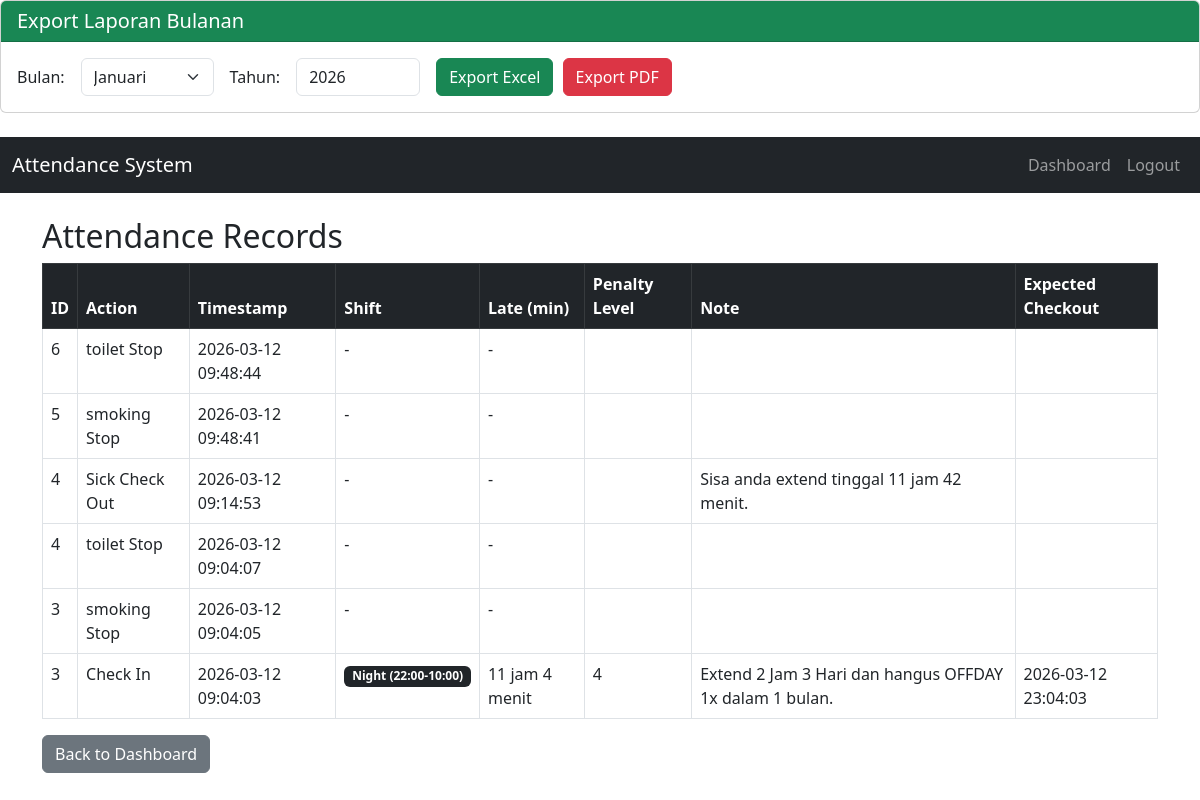
/records (signed in), run on the app's committed database.
### tables this page shows
CREATE TABLE breaks (
                    id INTEGER PRIMARY KEY AUTOINCREMENT,
                    user_id INTEGER NOT NULL,
                    break_type TEXT NOT NULL,
                    start_time DATETIME NOT NULL,
                    end_time DATETIME,
                    duration INTEGER,
                    phone_used BOOLEAN DEFAULT 0,
                    note TEXT,
                    FOREIGN KEY(user_id) REFERENCES users(id)
                );

CREATE TABLE attendance (
                    id INTEGER PRIMARY KEY AUTOINCREMENT,
                    user_id INTEGER NOT NULL,
                    action TEXT NOT NULL,
                    timestamp DATETIME NOT NULL,
                    note TEXT,
                    shift TEXT,
                    late_minutes INTEGER,
                    penalty_level INTEGER,
                    expected_checkout DATETIME,
                    FOREIGN KEY(user_id) REFERENCES users(id)
                );

### app.py (the view)
@app.route('/records')
@login_required
def records():
    try:
        user_id = session['user_id']
        role = session['role']
        if role == 'admin':
            attendance = query_db('''
                SELECT
                    a.id,
                    u.username,
                    a.action,
                    a.timestamp,
                    a.note,
                    a.shift,
                    a.late_minutes,
                    a.penalty_level,
                    a.expected_checkout,
                    'attendance' as record_type
                FROM attendance a
                JOIN users u ON a.user_id = u.id
                ORDER BY a.timestamp DESC
                LIMIT 1000
            ''')
            breaks = query_db('''
                SELECT
                    b.id,
                    u.username,
                    b.break_type || ' ' || CASE WHEN b.end_time IS NULL THEN 'Start' ELSE 'Stop' END as action,
                    b.start_time as timestamp,
                    b.note,
                    NULL as shift,
                    b.duration as late_minutes,
                    NULL as penalty_level,
                    NULL as expected_checkout,
                    'break' as record_type
                FROM breaks b
                JOIN users u ON b.user_id = u.id
                ORDER BY b.start_time DESC
                LIMIT 1000
            ''')
            from itertools import chain
            records = list(chain(attendance, breaks))
            records.sort(key=lambda x: x['timestamp'], reverse=True)
            records = records[:500]
        else:
            attendance = query_db('''
                SELECT
                    a.id,
                    u.username,
                    a.action,
                    a.timestamp,
                    a.note,
                    a.shift,
                    a.late_minutes,
                    a.penalty_level,
                    a.expected_checkout,
                    'attendance' as record_type
                FROM attendance a
                JOIN users u ON a.user_id = u.id
                WHERE a.user_id = ?
                ORDER BY a.timestamp DESC
                LIMIT 500
            ''', [user_id])
            breaks = query_db('''
                SELECT
                    b.id,
                    u.username,
                    b.break_type || ' ' || CASE WHEN b.end_time IS NULL THEN 'Start' ELSE 'Stop' END as action,
                    b.start_time as timestamp,
                    b.note,
                    NULL as shift,
                    b.duration as late_minutes,
                    NULL as penalty_level,
                    NULL as expected_checkout,
                    'break' as record_type
                FROM breaks b
                JOIN users u ON b.user_id = u.id
                WHERE b.user_id = ?
                ORDER BY b.start_time DESC
                LIMIT 500
            ''', [user_id])
            from itertools import chain
            records = list(chain(attendance, breaks))
            records.sort(key=lambda x: x['timestamp'], reverse=True)
        now = datetime.now()
        return render_template('records.html', records=records, now=now)
    except Exception as e:
        app.logger.error(f"Error in records route: {str(e)}")
        flash('Error loading records', 'danger')
        return redirect(url_for('dashboard'))

### app.py (called while the page is built)
def get_db():
    if DATABASE_URL and DATABASE_URL.startswith('postgres'):
        if not hasattr(g, '_database'):
            g._database = psycopg2.connect(DATABASE_URL, cursor_factory=RealDictCursor)
        return g._database
    else:
        db = getattr(g, '_database', None)
        if db is None:
            db = g._database = sqlite3.connect('attendance.db')
            db.row_factory = sqlite3.Row
        return db

@app.teardown_appcontext
def close_connection(exception):
    db = getattr(g, '_database', None)
    if db is not None:
        db.close()

def query_db(query, args=(), one=False):
    try:
        conn = get_db()
        if DATABASE_URL and DATABASE_URL.startswith('postgres'):
            cur = conn.cursor()
            cur.execute(query.replace('?', '%s'), args)
            rv = cur.fetchall()
            cur.close()
            return (rv[0] if rv else None) if one else rv
        else:
            cur = conn.execute(query, args)
            rv = cur.fetchall()
            cur.close()
            return (rv[0] if rv else None) if one else rv
    except Exception as e:
        app.logger.error(f"Database query error: {str(e)}")
        raise

def login_required(f):
    @wraps(f)
    def decorated_function(*args, **kwargs):
        if 'user_id' not in session:
            flash('Please log in first.', 'warning')
            return redirect(url_for('login'))
        return f(*args, **kwargs)
    return decorated_function

### templates/records.html (shortened to what this page needs)
<!DOCTYPE html>
<html lang="en">
<head>
    <div class="card mb-4">
        <div class="card-header bg-success text-white">
            <h5 class="mb-0">Export Laporan Bulanan</h5>
        </div>
        <div class="card-body">
            <form class="row g-3" method="get" action="#">
                <div class="col-auto">
                    <label for="bulan" class="col-form-label">Bulan:</label>
                </div>
                <div class="col-auto">
                    <select name="bulan" id="bulan" class="form-select">
                        <option value="1">Januari</option>
                    </select>
                </div>
                <div class="col-auto">
                    <label for="tahun" class="col-form-label">Tahun:</label>
                </div>
                <div class="col-auto">
                    <input type="number" name="tahun" id="tahun" class="form-control" value="{{ now.year }}" min="2020" max="{{ now.year + 1 }}">
                </div>
                <div class="col-auto">
                    <a href="#" id="export-excel" class="btn btn-success">Export Excel</a>
                    <a href="#" id="export-pdf" class="btn btn-danger">Export PDF</a>
                </div>
            </form>
        </div>
    </div>
    <link href="https://cdn.jsdelivr.net/npm/bootstrap@5.3.0/dist/css/bootstrap.min.css" rel="stylesheet">
    <link rel="stylesheet" href="{{ url_for('static', filename='style.css') }}">
</head>
<body>
    <nav class="navbar navbar-expand-lg navbar-dark bg-dark">
        <div class="container-fluid">
            <a class="navbar-brand" href="#">Attendance System</a>
            <div class="collapse navbar-collapse">
                <ul class="navbar-nav ms-auto">
                    <li class="nav-item"><a class="nav-link" href="{{ url_for('dashboard') }}">Dashboard</a></li>
                    <li class="nav-item"><a class="nav-link" href="{{ url_for('logout') }}">Logout</a></li>
                </ul>
            </div>
        </div>
    </nav>
    <div class="container mt-4">
        <h2>Attendance Records</h2>
        <div class="table-responsive">
            <table class="table table-bordered table-hover">
                <thead class="table-dark">
                    <tr>
                        <th>ID</th>
                        <th>Action</th>
                        <th>Timestamp</th>
                        <th>Shift</th>
                        <th>Late (min)</th>
                        <th>Penalty Level</th>
                        <th>Note</th>
                        <th>Expected Checkout</th>
                    </tr>
                </thead>
                <tbody>
                    {% for rec in records %}
                    <tr class="penalty-{{ rec.penalty_level or 0 }}">
                        <td>{{ rec.id }}</td>
                        <td>{{ rec.action }}</td>
                        <td>{{ rec.timestamp }}</td>
                        <td>
                            {% if rec.shift == 'morning' %}
                                <span class="badge bg-primary">Morning (10:00-22:00)</span>
                            {% elif rec.shift == 'night' %}
                                <span class="badge bg-dark">Night (22:00-10:00)</span>
                            {% elif rec.shift == 'gantung_pagi' %}
                                <span class="badge bg-warning">Gantung Pagi (12:00-00:00)</span>
                            {% elif rec.shift == 'gantung_malam' %}
                                <span class="badge bg-secondary">Gantung Malam (00:00-12:00)</span>
                            {% elif rec.shift == 'auto' %}
                                <span class="badge bg-info">Auto (Bebas)</span>
                            {% else %}
                                {{ rec.shift or '-' }}
                            {% endif %}
                        </td>
                        <td>
                            {% if rec.late_minutes and rec.late_minutes > 0 %}
                                {% set hours = (rec.late_minutes / 60)|int %}
                                {% set mins = (rec.late_minutes % 60)|int %}
                                {% if hours > 0 and mins > 0 %}
                                    {{ hours }} jam {{ mins }} menit
                                {% elif hours > 0 %}
                                    {{ hours }} jam
                                {% else %}
                                    {{ mins }} menit
                                {% endif %}
                            {% else %}
                                -
                            {% endif %}
                        </td>
                        <td>{{ rec.penalty_level or '' }}</td>
                        <td>{{ rec.note or '' }}</td>
                        <td>{{ rec.expected_checkout or '' }}</td>
                    </tr>
                    {% endfor %}
                </tbody>
            </table>
        </div>
        <a href="{{ url_for('dashboard') }}" class="btn btn-secondary">Back to Dashboard</a>
    </div>
</body>
</html>

### static/style.css (style rules this page uses)
.penalty-0 { background-color: #d4edda !important; }
.penalty-4 { background-color: #8b4513 !important; color: white !important; }
.table-responsive { overflow-x: auto; }
.btn + .btn { margin-left: 5px; }

### data on the page
breaks: id "6", action "toilet Stop", timestamp "2026-03-12 09:48:44", shift "-"
breaks: id "5", action "smoking Stop", timestamp "2026-03-12 09:48:41", shift "-"
attendance: id "4", action "Sick Check Out", timestamp "2026-03-12 09:14:53", shift "-", note "Sisa anda extend tinggal 11 jam 42 menit."
breaks: id "4", action "toilet Stop", timestamp "2026-03-12 09:04:07", shift "-"
breaks: id "3", action "smoking Stop", timestamp "2026-03-12 09:04:05", shift "-"
attendance: id "3", action "Check In", timestamp "2026-03-12 09:04:03", shift "Night (22:00-10:00)", hours "11", penalty_level "4", note "Extend 2 Jam 3 Hari dan hangus OFFDAY 1x dalam 1 bulan.", expected_checkout "2026-03-12 23:04:03"
